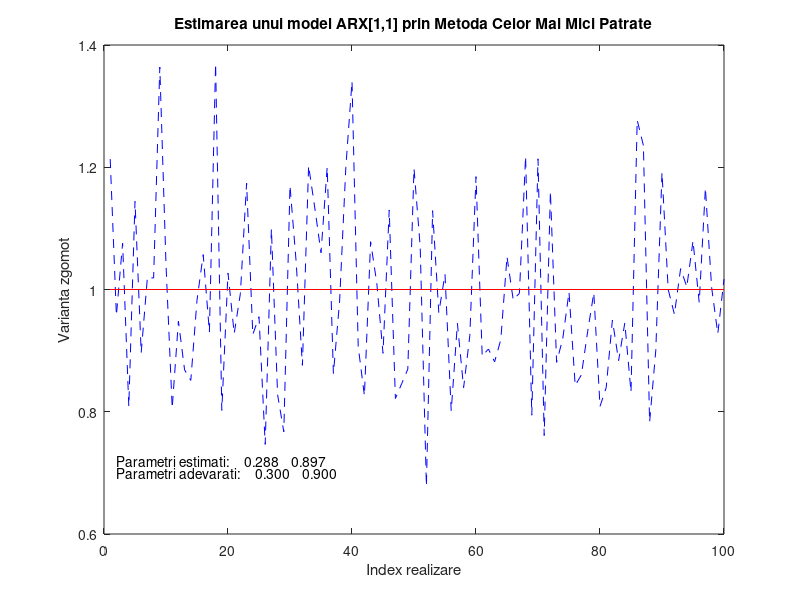

The MATLAB script that drew this image:
%% Radoi Constantin-Iulian
%% 341A2
%% Tema 5 IS - MCMMP


%% ARX 11
function [A_med, B_med, lambda] = lab5_ARX11(A,B,N,nr)
    % 1. Verificarea corectitudinii parametrilor de apel ai rutinei
    if (nargin < 4 || isempty(nr))
        nr = 100;
    end
    if (nargin < 3 || isempty(N))
        N = 100;
    end
    if (nargin < 2 || isempty(B))
        B = 0.9;
    end
    if (nargin < 1 || isempty(A))
        A = 0.3;
    end
    
    B = [0 B];
    A = [1 A];
    
    %TODO check A, B stability
       
    % constante si variabile
    lambdaVar = 1;
    A_salvat = zeros(nr,1);
    B_salvat = zeros(nr,1);
    lambda = zeros(nr,1);
    
    % 2. Generare de date
    U = sign(randn(N,nr));              % matrice de semnale de intrare spab ( cu valori 1 si -1) de dimensiune N x nr
    E = lambdaVar * randn(N,nr);        % matrice de semnale de perturbatii cu varianta unitara, de dimensiune N x nr
    Y = filter(B,A,U) + filter(1,A,E);  % matrice de semnale de iesire de dimensiune N x nr (aplicarea functiei filter ) = Yi + v
    
    % 3. Implementare MCMMP pentru ARX[1,1] – se aplica functia xcov
    %   a. Estimarea parametrilor, folosind nr realizari (prin mediere)
    
    for i = 1 : nr
       [ry,K] = xcov(Y(:,i),'biased');  % calculam covarianta ry si pivotului K, iar 'biased' calculeaza (1/N) * SUMA(...)
       ry = ry(K>=0);                   % luam doar elementele mai mari ca 0
       
       [ru,K] = xcov(U(:,i),'biased');  % calculam covarianta ru si pivotului K, iar 'biased' calculeaza (1/N) * SUMA(...)
       ru = ru(K>=0);                   % luam doar elementele mai mari ca 0
       
       [ryu,K] = xcov(Y(:,i),U(:,i),'biased');
       ryu = ryu(K>=0);

       R = [ry(1) -ryu(1); -ryu(1) ru(1)];  % construire matrice realizari
       r = [-ry(2); ryu(2)];                % construire vector liber
       teta = R\r;                          % inv(R) * r
     
       A_salvat(i) = teta(1); % salvare pentru mediere in afara forului
       B_salvat(i) = teta(2);
       
       % b. Estimarea zgomotului alb si a dispersiei.

       eroare = Y(:,i) - [0 0; -Y(1:(N-1),i) U(1:(N-1),i)] * teta;  % zgomot
       lambda(i) = norm(eroare) / sqrt(N-2);                        % dispersia
     
    end
    A_med = mean(A_salvat); % medierea estimarilor
    B_med = mean(B_salvat);
    
    % c. Afisare pe acelasi grafic: parametrii adevarati, parametrii estimimati, dispersia z.a. la fiecare realizare.
    figure;
    plot(lambda.^2, '--b'); % dispersia la fiecare realizare
    hold on;
    plot(ones(100),'r');    
    hold off;
    text(2,0.7,['Parametri adevarati: ' sprintf('%9.3f', [A(2) B(2)])]);     % parametri adevarati
    text(2,0.72,['Parametri estimati: ' sprintf('%9.3f', [A_med B_med])]);   % parametri adevarati
    title('Estimarea unui model ARX[1,1] prin Metoda Celor Mai Mici Patrate');
    xlabel('Index realizare');
    ylabel('Varianta zgomot');
    
end
